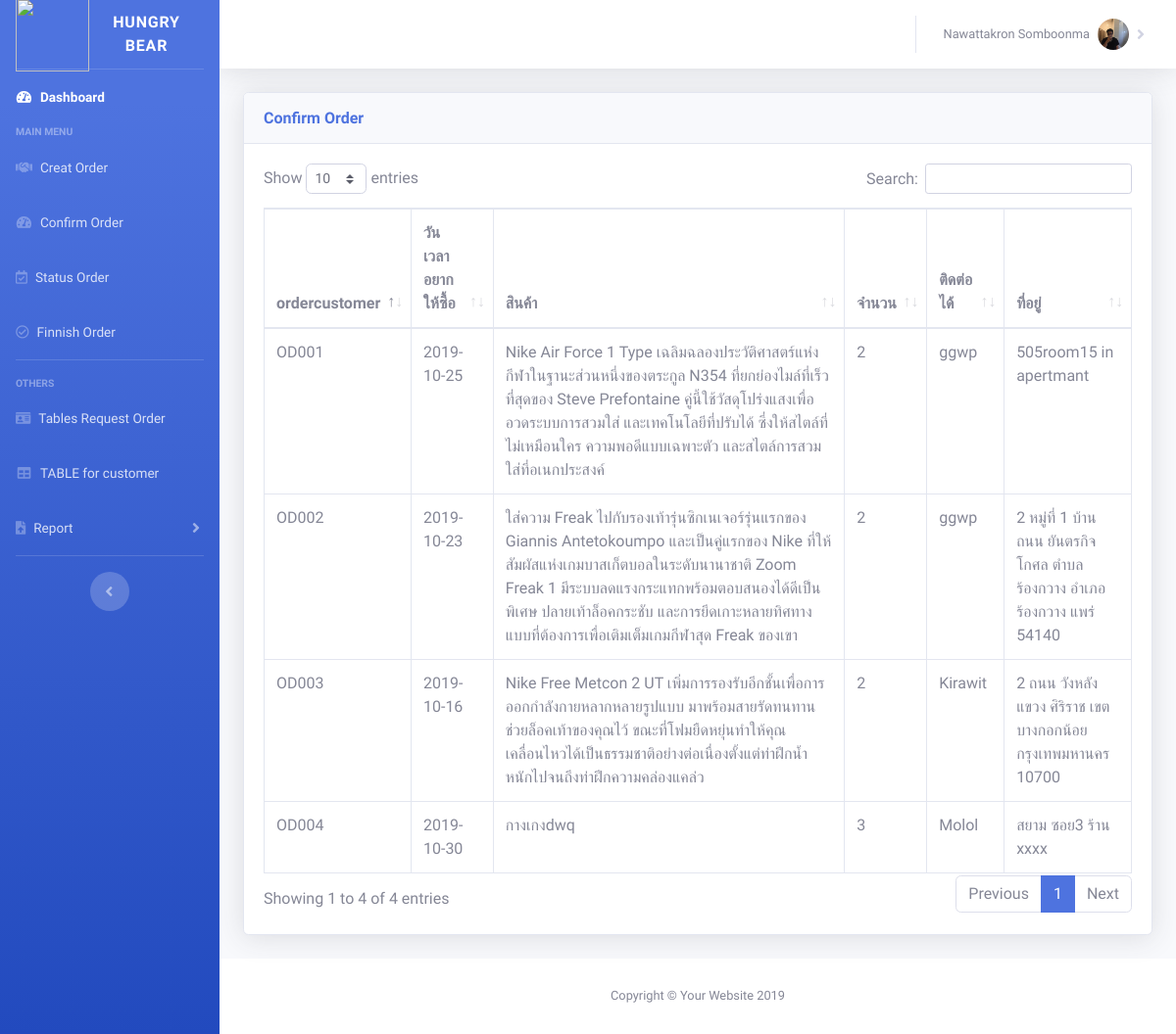
Before: /tablerequestorder.php with the older database file.
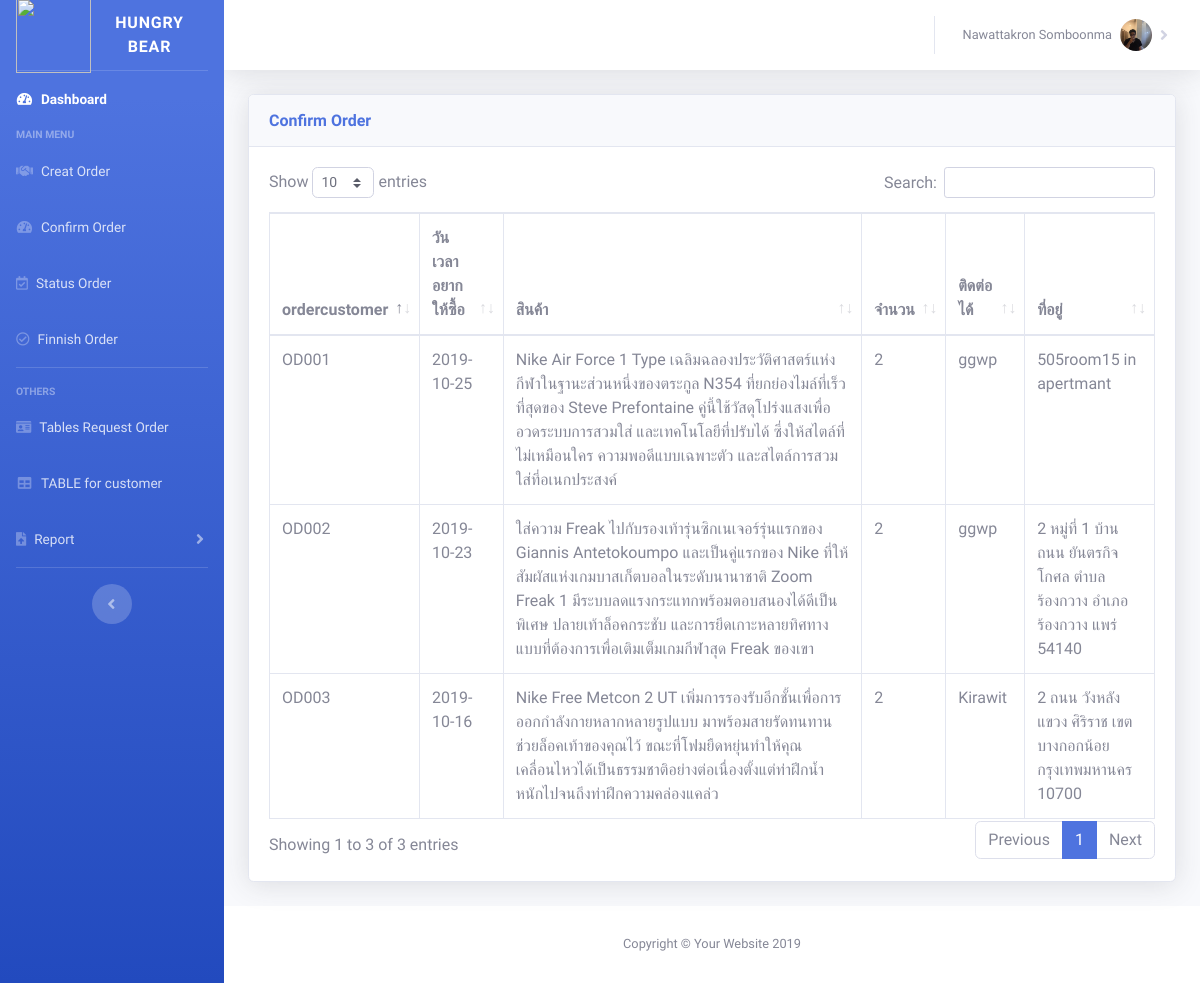
After: the same page with the newer database file.
### tables this page shows
CREATE TABLE `requestorder` (
  `ordercustomer` varchar(10) NOT NULL,
  `orderdate` date NOT NULL,
  `orderproductname` varchar(1000) NOT NULL,
  `orderpiece` varchar(2) NOT NULL,
  `ordercontact` varchar(100) NOT NULL,
  `orderaddress` varchar(1000) NOT NULL
);

### tablerequestorder.php (the view, shortened to what the changed rows need)
<!DOCTYPE html>
<html lang="en">
<head>
    <link href="vendor/fontawesome-free/css/all.min.css" rel="stylesheet" type="text/css">
    <link href="css/sb-admin-2.min.css" rel="stylesheet">
    <link href="vendor/datatables/dataTables.bootstrap4.min.css" rel="stylesheet">
</head>
<body id="page-top">
<div id="wrapper">
    <div id="content-wrapper" class="d-flex flex-column">
        <div id="content">
            <div class="container-fluid">
                <div class="card shadow mb-4">
                    <div class="card-body">
                        <div class="table-responsive">
                            <table class="table table-bordered" id="dataTable" width="100%" >
                                <thead>
                                <tr>
                                    <th>ordercustomer</th>
                                    <th>วันเวลาอยากให้ซื้อ</th>
                                    <th>สินค้า</th>
                                    <th>จำนวน</th>
                                    <th>ติดต่อได้</th>
                                    <th>ที่อยู่</th>
                                </tr>
                                </thead>
                                <tbody>
                                <?php
                                include('connect.php');
                                $query = "SELECT * FROM requestorder ORDER BY ordercustomer " or die("Error:" . mysqli_error());
                                $result = mysqli_query($conn, $query);
                                while($row = mysqli_fetch_array($result)) {
                                    echo "<tr>";
                                    echo "<td>" . $row["ordercustomer"]. "</td>";
                                    echo "<td>" . $row["orderdate"]. "</td>";
                                    echo "<td>" . $row["orderproductname"]. "</td>";
                                    echo "<td>" . $row["orderpiece"]. "</td>";
                                    echo "<td>" . $row["ordercontact"]. "</td>";
                                    echo "<td>" . $row["orderaddress"]. "</td>";
                                    echo "</tr>";
                                }
                                ?>
                                </tbody>
                            </table>
                        </div>
                    </div>
                </div>
            </div>
        </div>
    </div>
</div>
</body>
</html>

Changed rows visible on the page:
removed requestorder: ordercustomer "OD004", orderdate "2019-10-30", orderproductname "กางเกงdwq", orderpiece "3", ordercontact "Molol", orderaddress "สยาม ซอย3 ร้าน xxxx"
Other visible differences:
text written by a page script: "Show entries Search: Showing 1 to 4 of 4 entries Previous 1 Next" → "Show entries Search: Showing 1 to 3 of 3 entries Previous 1 Next"
